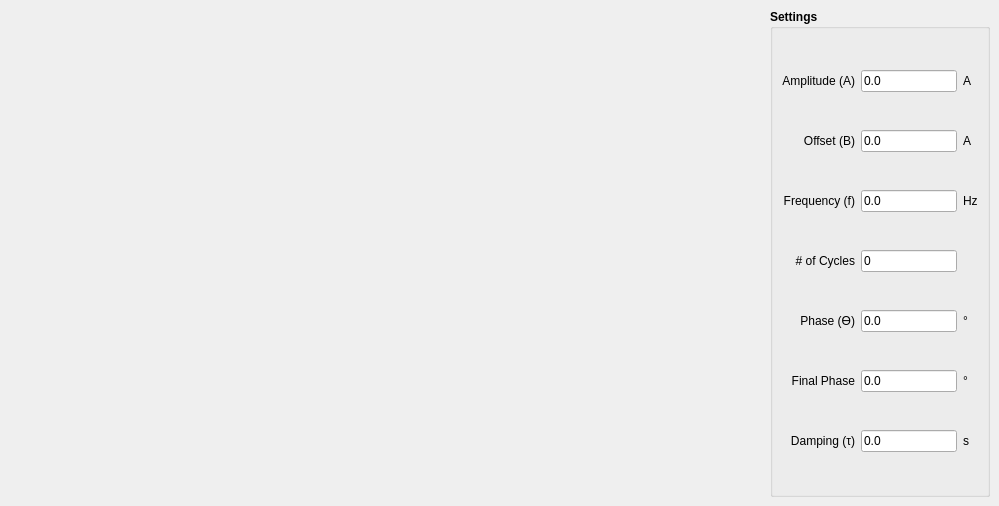
            <widget class="QWidget" name="tab_dsinusoidal2">
             <attribute name="title">
              <string>Damped Sinusoidal^2</string>
             </attribute>
             <widget class="QGroupBox" name="groupBox_20">
              <property name="geometry">
               <rect>
                <x>770</x>
                <y>9</y>
                <width>220</width>
                <height>488</height>
               </rect>
              </property>
              <property name="font">
               <font>
                <weight>75</weight>
                <bold>true</bold>
               </font>
              </property>
              <property name="title">
               <string>Settings</string>
              </property>
              <layout class="QGridLayout" name="gridLayout_18">
               <item row="0" column="0" colspan="2">
                <widget class="QLabel" name="label_96">
                 <property name="font">
                  <font>
                   <weight>50</weight>
                   <bold>false</bold>
                  </font>
                 </property>
                 <property name="text">
                  <string>Amplitude (A)</string>
                 </property>
                 <property name="alignment">
                  <set>Qt::AlignRight|Qt::AlignTrailing|Qt::AlignVCenter</set>
                 </property>
                </widget>
               </item>
               <item row="0" column="2">
                <widget class="QLineEdit" name="le_dsinusoidal2_amplitude">
                 <property name="minimumSize">
                  <size>
                   <width>60</width>
                   <height>0</height>
                  </size>
                 </property>
                 <property name="font">
                  <font>
                   <weight>50</weight>
                   <bold>false</bold>
                  </font>
                 </property>
                 <property name="text">
                  <string>0.0</string>
                 </property>
                </widget>
               </item>
               <item row="0" column="3">
                <widget class="QLabel" name="label_101">
                 <property name="font">
                  <font>
                   <weight>50</weight>
                   <bold>false</bold>
                  </font>
                 </property>
                 <property name="text">
                  <string>A</string>
                 </property>
                </widget>
               </item>
               <item row="1" column="0" colspan="2">
                <widget class="QLabel" name="label_124">
                 <property name="font">
                  <font>
                   <weight>50</weight>
                   <bold>false</bold>
                  </font>
                 </property>
                 <property name="text">
                  <string>Offset (B)</string>
                 </property>
                 <property name="alignment">
                  <set>Qt::AlignRight|Qt::AlignTrailing|Qt::AlignVCenter</set>
                 </property>
                </widget>
               </item>
               <item row="1" column="2">
                <widget class="QLineEdit" name="le_dsinusoidal2_offset">
                 <property name="minimumSize">
                  <size>
                   <width>60</width>
                   <height>0</height>
                  </size>
                 </property>
                 <property name="font">
                  <font>
                   <weight>50</weight>
                   <bold>false</bold>
                  </font>
                 </property>
                 <property name="text">
                  <string>0.0</string>
                 </property>
                </widget>
               </item>
               <item row="1" column="3">
                <widget class="QLabel" name="label_125">
                 <property name="font">
                  <font>
                   <weight>50</weight>
                   <bold>false</bold>
                  </font>
                 </property>
                 <property name="text">
                  <string>A</string>
                 </property>
                </widget>
               </item>
               <item row="2" column="0" colspan="2">
                <widget class="QLabel" name="label_151">
                 <property name="font">
                  <font>
                   <weight>50</weight>
                   <bold>false</bold>
                  </font>
                 </property>
                 <property name="text">
                  <string>Frequency (f)</string>
                 </property>
                 <property name="alignment">
                  <set>Qt::AlignRight|Qt::AlignTrailing|Qt::AlignVCenter</set>
                 </property>
                </widget>
               </item>
               <item row="2" column="2">
                <widget class="QLineEdit" name="le_dsinusoidal2_frequency">
                 <property name="minimumSize">
                  <size>
                   <width>60</width>
                   <height>0</height>
                  </size>
                 </property>
                 <property name="font">
                  <font>
                   <weight>50</weight>
                   <bold>false</bold>
                  </font>
                 </property>
                 <property name="text">
                  <string>0.0</string>
                 </property>
                </widget>
               </item>
               <item row="2" column="3">
                <widget class="QLabel" name="label_152">
                 <property name="font">
                  <font>
                   <weight>50</weight>
                   <bold>false</bold>
                  </font>
                 </property>
                 <property name="text">
                  <string>Hz</string>
                 </property>
                </widget>
               </item>
               <item row="3" column="0" colspan="2">
                <widget class="QLabel" name="label_153">
                 <property name="font">
                  <font>
                   <weight>50</weight>
                   <bold>false</bold>
                  </font>
                 </property>
                 <property name="text">
                  <string># of Cycles</string>
                 </property>
                 <property name="alignment">
                  <set>Qt::AlignRight|Qt::AlignTrailing|Qt::AlignVCenter</set>
                 </property>
                </widget>
               </item>
               <item row="3" column="2">
                <widget class="QLineEdit" name="le_dsinusoidal2_ncycles">
                 <property name="minimumSize">
                  <size>
                   <width>60</width>
                   <height>0</height>
                  </size>
                 </property>
                 <property name="font">
                  <font>
                   <weight>50</weight>
                   <bold>false</bold>
                  </font>
                 </property>
                 <property name="text">
                  <string>0</string>
                 </property>
                </widget>
               </item>
               <item row="3" column="3">
                <widget class="QLabel" name="label_154">
                 <property name="font">
                  <font>
                   <weight>50</weight>
                   <bold>false</bold>
                  </font>
                 </property>
                 <property name="text">
                  <string/>
                 </property>
                </widget>
               </item>
               <item row="4" column="0" colspan="2">
                <widget class="QLabel" name="label_97">
                 <property name="font">
                  <font>
                   <weight>50</weight>
                   <bold>false</bold>
                  </font>
                 </property>
                 <property name="text">
                  <string>Phase (ϴ)</string>
                 </property>
                 <property name="alignment">
                  <set>Qt::AlignRight|Qt::AlignTrailing|Qt::AlignVCenter</set>
                 </property>
                </widget>
               </item>
               <item row="4" column="2">
                <widget class="QLineEdit" name="le_dsinusoidal2_aux_param_0">
                 <property name="minimumSize">
                  <size>
                   <width>60</width>
                   <height>0</height>
                  </size>
                 </property>
                 <property name="font">
                  <font>
                   <weight>50</weight>
                   <bold>false</bold>
                  </font>
                 </property>
                 <property name="text">
                  <string>0.0</string>
                 </property>
                </widget>
               </item>
               <item row="4" column="3">
                <widget class="QLabel" name="label_155">
                 <property name="font">
                  <font>
                   <weight>50</weight>
                   <bold>false</bold>
                  </font>
                 </property>
                 <property name="text">
                  <string>°</string>
                 </property>
                </widget>
               </item>
               <item row="5" column="0" colspan="2">
                <widget class="QLabel" name="label_156">
                 <property name="font">
                  <font>
                   <weight>50</weight>
                   <bold>false</bold>
                  </font>
                 </property>
                 <property name="text">
                  <string>Final Phase</string>
                 </property>
                 <property name="alignment">
                  <set>Qt::AlignRight|Qt::AlignTrailing|Qt::AlignVCenter</set>
                 </property>
                </widget>
               </item>
               <item row="5" column="2">
                <widget class="QLineEdit" name="le_dsinusoidal2_aux_param_1">
                 <property name="minimumSize">
                  <size>
                   <width>60</width>
                   <height>0</height>
                  </size>
                 </property>
                 <property name="font">
                  <font>
                   <weight>50</weight>
                   <bold>false</bold>
                  </font>
                 </property>
                 <property name="text">
                  <string>0.0</string>
                 </property>
                </widget>
               </item>
               <item row="5" column="3">
                <widget class="QLabel" name="label_157">
                 <property name="font">
                  <font>
                   <weight>50</weight>
                   <bold>false</bold>
                  </font>
                 </property>
                 <property name="text">
                  <string>°</string>
                 </property>
                </widget>
               </item>
               <item row="6" column="2">
                <widget class="QLineEdit" name="le_dsinusoidal2_aux_param_2">
                 <property name="minimumSize">
                  <size>
                   <width>60</width>
                   <height>0</height>
                  </size>
                 </property>
                 <property name="font">
                  <font>
                   <weight>50</weight>
                   <bold>false</bold>
                  </font>
                 </property>
                 <property name="text">
                  <string>0.0</string>
                 </property>
                </widget>
               </item>
               <item row="6" column="3">
                <widget class="QLabel" name="label_158">
                 <property name="font">
                  <font>
                   <weight>50</weight>
                   <bold>false</bold>
                  </font>
                 </property>
                 <property name="text">
                  <string>s</string>
                 </property>
                </widget>
               </item>
               <item row="6" column="1">
                <widget class="QLabel" name="label_106">
                 <property name="font">
                  <font>
                   <weight>50</weight>
                   <bold>false</bold>
                  </font>
                 </property>
                 <property name="text">
                  <string>Damping (τ)</string>
                 </property>
                 <property name="alignment">
                  <set>Qt::AlignRight|Qt::AlignTrailing|Qt::AlignVCenter</set>
                 </property>
                </widget>
               </item>
              </layout>
             </widget>
             <widget class="QLabel" name="label_63">
              <property name="geometry">
               <rect>
                <x>9</x>
                <y>9</y>
                <width>755</width>
                <height>488</height>
               </rect>
              </property>
              <property name="text">
               <string/>
              </property>
              <property name="pixmap">
               <pixmap>../../resources/img/dsinusoidal2.png</pixmap>
              </property>
              <property name="scaledContents">
               <bool>true</bool>
              </property>
             </widget>
            </widget>
